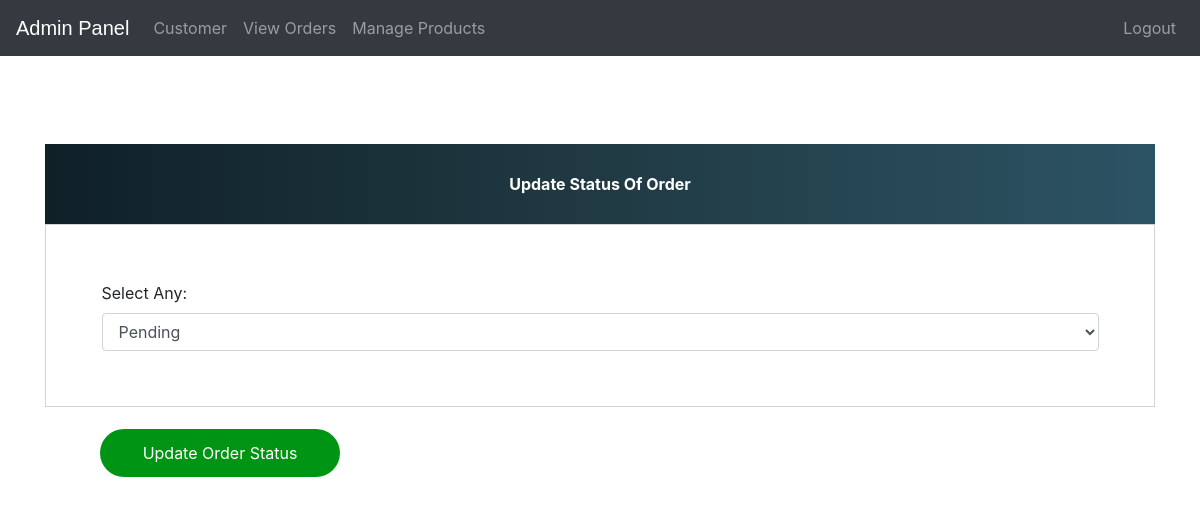
The app's page /update-order/1 (signed in), older data.
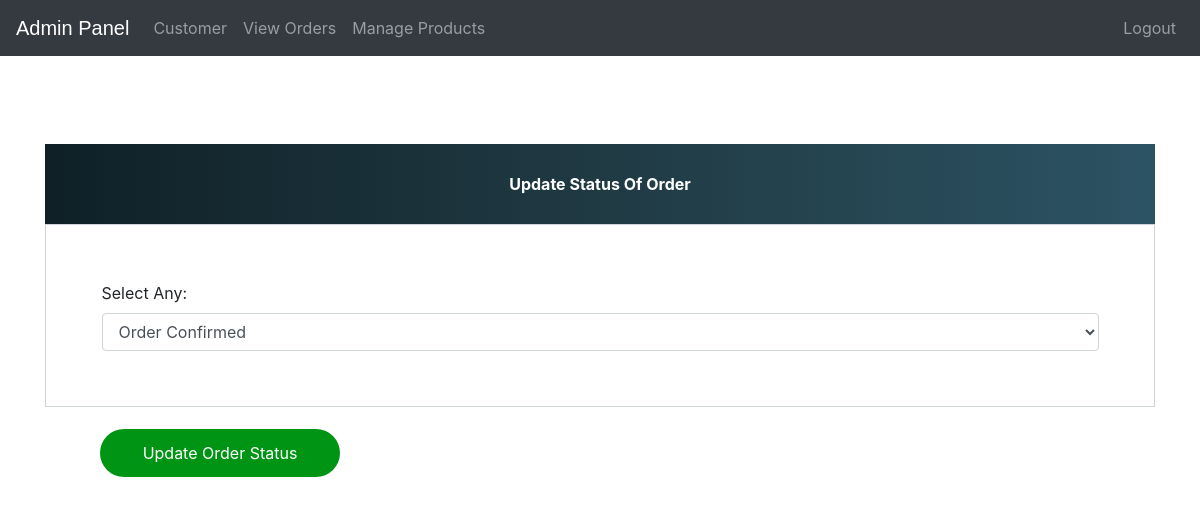
The same page, newer data.
### ecom/models.py (models this page shows)
class Orders(models.Model):
    STATUS =(
        ('Pending','Pending'),
        ('Order Confirmed','Order Confirmed'),
        ('Out for Delivery','Out for Delivery'),
        ('Delivered','Delivered'),
    )
    customer=models.ForeignKey('Customer', on_delete=models.CASCADE,null=True)
    product=models.ForeignKey('Product',on_delete=models.CASCADE,null=True)
    email = models.CharField(max_length=50,null=True)
    address = models.CharField(max_length=500,null=True)
    mobile = models.CharField(max_length=20,null=True)
    order_date= models.DateField(auto_now_add=True,null=True)
    status=models.CharField(max_length=50,null=True,choices=STATUS)

### ecom/views.py (the view)
# urls.py: path('update-order/<int:pk>', views.update_order_view,name='update-order'),
@login_required(login_url='adminlogin')
def update_order_view(request,pk):
    order=models.Orders.objects.get(id=pk)
    orderForm=forms.OrderForm(instance=order)
    if request.method=='POST':
        orderForm=forms.OrderForm(request.POST,instance=order)
        if orderForm.is_valid():
            orderForm.save()
            return redirect('admin-view-booking')
    return render(request,'ecom/update_order.html',{'orderForm':orderForm})

### ecom/forms.py
class OrderForm(forms.ModelForm):
    class Meta:
        model=models.Orders
        fields=['status']

### templates/ecom/update_order.html (shortened to what this page needs)
{% extends 'ecom/admin_base.html' %}
{% load widget_tweaks %}
{% block content %}
<head>
  <link href="//maxcdn.bootstrapcdn.com/bootstrap/4.1.1/css/bootstrap.min.css" rel="stylesheet" id="bootstrap-css">
</head>
<br><br><br><br><br><br>
<form method="post">
  <div class="container register-form">
    <div class="form">
      <div class="note">
        <p>Update Status Of Order</p>
      </div>
      <div class="form-content">
            <label for="">Select Any:</label>
              {% render_field orderForm.status class="form-control" placeholder="Address" %}
            </div>
          </div>
        </div>
        <button type="submit" class="btnSubmit">Update Order Status</button>
</form>
{% endblock content %}

Row changes from the older to the newer data that the page shows:
changed Orders: status "Pending" → "Order Confirmed"
